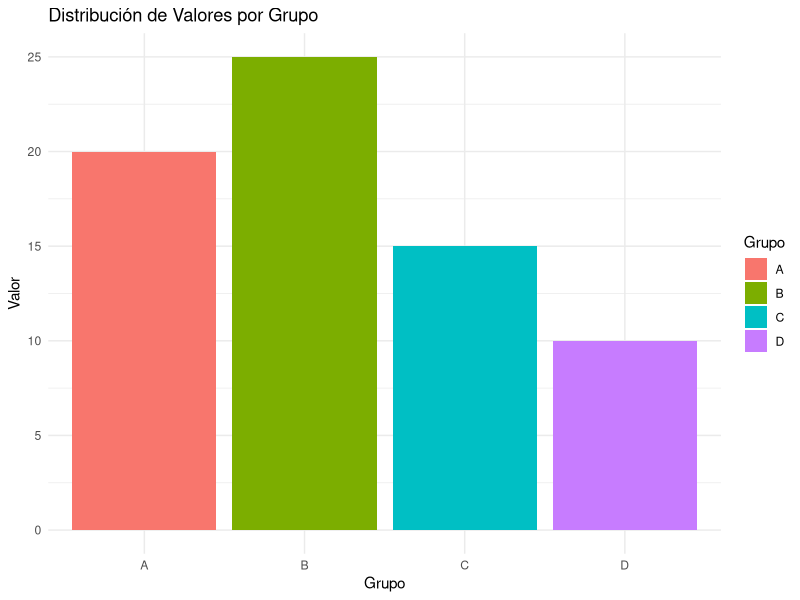

Reproduce this figure in R.
## ---- chunk 1
# Generando datos ficticios
datos <- data.frame(
  Grupo = c("A", "B", "C", "D"),
  Valor = c(20, 25, 15, 10)
)

# Mostrando los datos
datos
## ---- chunk 2
# Cargando librería para gráficos
library(ggplot2)

# Creando el gráfico
ggplot(datos, aes(x=Grupo, y=Valor, fill=Grupo)) +
  geom_bar(stat="identity") +
  theme_minimal() +
  labs(title="Distribución de Valores por Grupo", y="Valor", x="Grupo")
